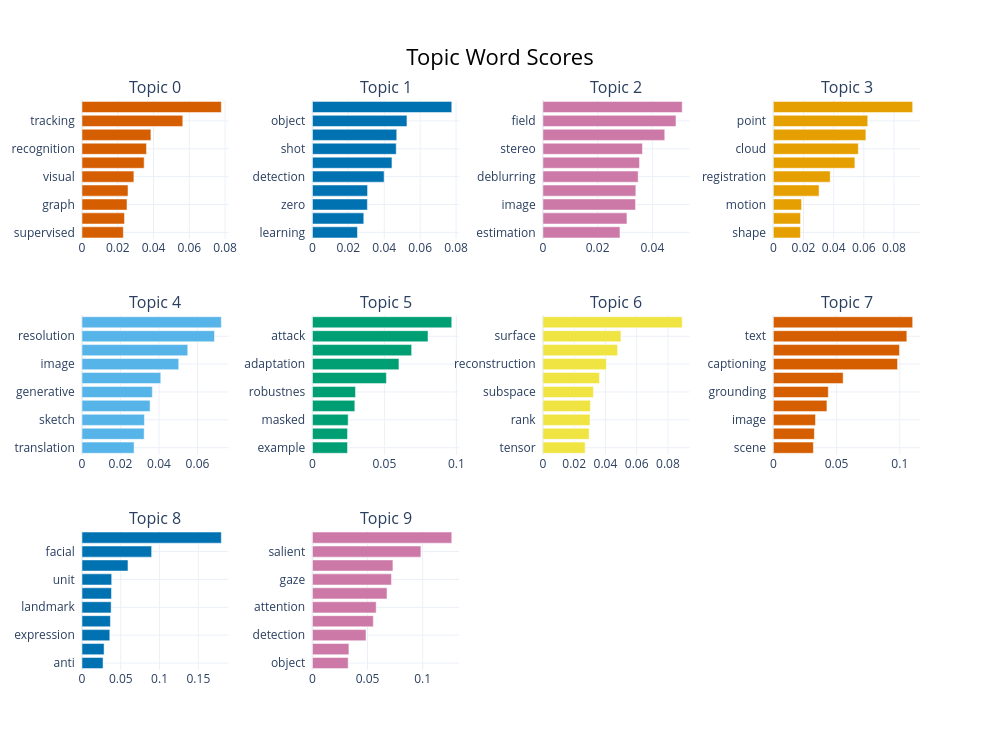

This figure's notebook cell:
### Code cell
topic_model.visualize_barchart(top_n_topics=10, n_words=10)

### Figure 1 — Plotly figure (JSON) as saved in the notebook; plotly's stock layout.template omitted (floating-point values rounded to 4 significant figures)
{"data": [{"marker": {"color": "#D55E00"}, "orientation": "h", "type": "bar", "x": [0.02311, 0.02374, 0.02517, 0.02572, 0.02901, 0.03475, 0.03605, 0.03852, 0.05635, 0.07789], "xaxis": "x", "y": ["supervised  ", "representation  ", "graph  ", "learning  ", "visual  ", "temporal  ", "recognition  ", "video  ", "tracking  ", "action  "], "yaxis": "y"}, {"marker": {"color": "#0072B2"}, "orientation": "h", "type": "bar", "x": [0.02508, 0.02859, 0.03061, 0.03071, 0.03994, 0.0443, 0.04668, 0.04697, 0.05266, 0.07763], "xaxis": "x2", "y": ["learning  ", "weakly  ", "zero  ", "supervised  ", "detection  ", "instance  ", "shot  ", "semantic  ", "object  ", "segmentation  "], "yaxis": "y2"}, {"marker": {"color": "#CC79A7"}, "orientation": "h", "type": "bar", "x": [0.02816, 0.0307, 0.03384, 0.03396, 0.0348, 0.0353, 0.03637, 0.04452, 0.04862, 0.0509], "xaxis": "x3", "y": ["estimation  ", "light  ", "image  ", "optical  ", "deblurring  ", "depth  ", "stereo  ", "flow  ", "field  ", "radiance  "], "yaxis": "y3"}, {"marker": {"color": "#E69F00"}, "orientation": "h", "type": "bar", "x": [0.01796, 0.01804, 0.01871, 0.03032, 0.03769, 0.05407, 0.05636, 0.06136, 0.0626, 0.09239], "xaxis": "x4", "y": ["shape  ", "localization  ", "motion  ", "camera  ", "registration  ", "human  ", "cloud  ", "estimation  ", "point  ", "pose  "], "yaxis": "y4"}, {"marker": {"color": "#56B4E9"}, "orientation": "h", "type": "bar", "x": [0.02705, 0.03229, 0.03243, 0.03537, 0.03654, 0.04091, 0.05024, 0.05493, 0.06883, 0.07237], "xaxis": "x5", "y": ["translation  ", "inpainting  ", "sketch  ", "synthesi  ", "generative  ", "style  ", "image  ", "gan  ", "resolution  ", "super  "], "yaxis": "y5"}, {"marker": {"color": "#009E73"}, "orientation": "h", "type": "bar", "x": [0.02436, 0.02437, 0.02482, 0.02945, 0.02991, 0.05137, 0.0601, 0.06892, 0.0803, 0.09681], "xaxis": "x6", "y": ["example  ", "perturbation  ", "masked  ", "generalization  ", "robustnes  ", "label  ", "adaptation  ", "domain  ", "attack  ", "adversarial  "], "yaxis": "y6"}, {"marker": {"color": "#F0E442"}, "orientation": "h", "type": "bar", "x": [0.02703, 0.02956, 0.03015, 0.0304, 0.03233, 0.0362, 0.04059, 0.0478, 0.04991, 0.08913], "xaxis": "x7", "y": ["tensor  ", "texture  ", "rank  ", "view  ", "subspace  ", "implicit  ", "reconstruction  ", "clustering  ", "surface  ", "shape  "], "yaxis": "y7"}, {"marker": {"color": "#D55E00"}, "orientation": "h", "type": "bar", "x": [0.03165, 0.03243, 0.03333, 0.04236, 0.04346, 0.05522, 0.09824, 0.09973, 0.1055, 0.1102], "xaxis": "x8", "y": ["scene  ", "attention  ", "image  ", "referring  ", "grounding  ", "visual  ", "captioning  ", "answering  ", "text  ", "question  "], "yaxis": "y8"}, {"marker": {"color": "#0072B2"}, "orientation": "h", "type": "bar", "x": [0.02716, 0.02849, 0.03583, 0.03663, 0.03756, 0.03798, 0.03828, 0.05927, 0.08978, 0.1796], "xaxis": "x9", "y": ["anti  ", "spoofing  ", "expression  ", "emotion  ", "landmark  ", "forgery  ", "unit  ", "recognition  ", "facial  ", "face  "], "yaxis": "y9"}, {"marker": {"color": "#CC79A7"}, "orientation": "h", "type": "bar", "x": [0.03242, 0.03308, 0.04861, 0.05523, 0.05783, 0.06766, 0.07167, 0.07302, 0.09842, 0.1264], "xaxis": "x10", "y": ["object  ", "bird  ", "detection  ", "eye  ", "attention  ", "vision  ", "gaze  ", "transformer  ", "salient  ", "saliency  "], "yaxis": "y10"}], "layout": {"annotations": [{"font": {"size": 16}, "showarrow": false, "text": "Topic 0", "x": 0.0875, "xanchor": "center", "xref": "paper", "y": 1, "yanchor": "bottom", "yref": "paper"}, {"font": {"size": 16}, "showarrow": false, "text": "Topic 1", "x": 0.3625, "xanchor": "center", "xref": "paper", "y": 1, "yanchor": "bottom", "yref": "paper"}, {"font": {"size": 16}, "showarrow": false, "text": "Topic 2", "x": 0.6375, "xanchor": "center", "xref": "paper", "y": 1, "yanchor": "bottom", "yref": "paper"}, {"font": {"size": 16}, "showarrow": false, "text": "Topic 3", "x": 0.9125, "xanchor": "center", "xref": "paper", "y": 1, "yanchor": "bottom", "yref": "paper"}, {"font": {"size": 16}, "showarrow": false, "text": "Topic 4", "x": 0.0875, "xanchor": "center", "xref": "paper", "y": 0.6222, "yanchor": "bottom", "yref": "paper"}, {"font": {"size": 16}, "showarrow": false, "text": "Topic 5", "x": 0.3625, "xanchor": "center", "xref": "paper", "y": 0.6222, "yanchor": "bottom", "yref": "paper"}, {"font": {"size": 16}, "showarrow": false, "text": "Topic 6", "x": 0.6375, "xanchor": "center", "xref": "paper", "y": 0.6222, "yanchor": "bottom", "yref": "paper"}, {"font": {"size": 16}, "showarrow": false, "text": "Topic 7", "x": 0.9125, "xanchor": "center", "xref": "paper", "y": 0.6222, "yanchor": "bottom", "yref": "paper"}, {"font": {"size": 16}, "showarrow": false, "text": "Topic 8", "x": 0.0875, "xanchor": "center", "xref": "paper", "y": 0.2444, "yanchor": "bottom", "yref": "paper"}, {"font": {"size": 16}, "showarrow": false, "text": "Topic 9", "x": 0.3625, "xanchor": "center", "xref": "paper", "y": 0.2444, "yanchor": "bottom", "yref": "paper"}], "height": 750, "hoverlabel": {"bgcolor": "white", "font": {"family": "Rockwell", "size": 16}}, "showlegend": false, "title": {"font": {"color": "Black", "size": 22}, "text": "Topic Word Scores", "x": 0.5, "xanchor": "center", "yanchor": "top"}, "width": 1000, "xaxis": {"anchor": "y", "domain": [0, 0.175], "showgrid": true}, "xaxis10": {"anchor": "y10", "domain": [0.275, 0.45], "showgrid": true}, "xaxis11": {"anchor": "y11", "domain": [0.55, 0.725], "showgrid": true}, "xaxis12": {"anchor": "y12", "domain": [0.825, 1], "showgrid": true}, "xaxis2": {"anchor": "y2", "domain": [0.275, 0.45], "showgrid": true}, "xaxis3": {"anchor": "y3", "domain": [0.55, 0.725], "showgrid": true}, "xaxis4": {"anchor": "y4", "domain": [0.825, 1], "showgrid": true}, "xaxis5": {"anchor": "y5", "domain": [0, 0.175], "showgrid": true}, "xaxis6": {"anchor": "y6", "domain": [0.275, 0.45], "showgrid": true}, "xaxis7": {"anchor": "y7", "domain": [0.55, 0.725], "showgrid": true}, "xaxis8": {"anchor": "y8", "domain": [0.825, 1], "showgrid": true}, "xaxis9": {"anchor": "y9", "domain": [0, 0.175], "showgrid": true}, "yaxis": {"anchor": "x", "domain": [0.7556, 1], "showgrid": true}, "yaxis10": {"anchor": "x10", "domain": [0, 0.2444], "showgrid": true}, "yaxis11": {"anchor": "x11", "domain": [0, 0.2444], "showgrid": true}, "yaxis12": {"anchor": "x12", "domain": [0, 0.2444], "showgrid": true}, "yaxis2": {"anchor": "x2", "domain": [0.7556, 1], "showgrid": true}, "yaxis3": {"anchor": "x3", "domain": [0.7556, 1], "showgrid": true}, "yaxis4": {"anchor": "x4", "domain": [0.7556, 1], "showgrid": true}, "yaxis5": {"anchor": "x5", "domain": [0.3778, 0.6222], "showgrid": true}, "yaxis6": {"anchor": "x6", "domain": [0.3778, 0.6222], "showgrid": true}, "yaxis7": {"anchor": "x7", "domain": [0.3778, 0.6222], "showgrid": true}, "yaxis8": {"anchor": "x8", "domain": [0.3778, 0.6222], "showgrid": true}, "yaxis9": {"anchor": "x9", "domain": [0, 0.2444], "showgrid": true}}}
